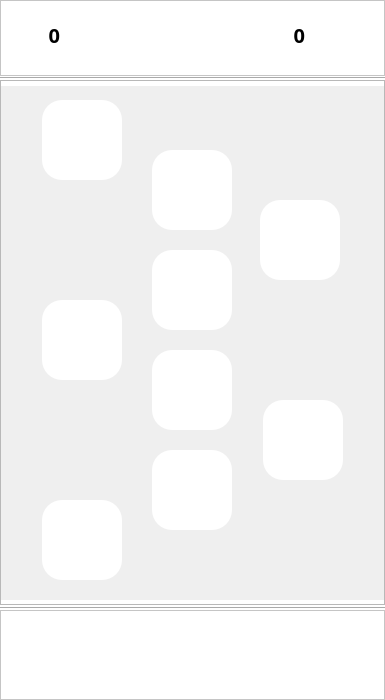
<?xml version="1.0" encoding="UTF-8"?>
<ui version="4.0">
 <class>MainWindow</class>
 <widget class="QMainWindow" name="MainWindow">
  <property name="geometry">
   <rect>
    <x>0</x>
    <y>0</y>
    <width>385</width>
    <height>700</height>
   </rect>
  </property>
  <property name="maximumSize">
   <size>
    <width>385</width>
    <height>700</height>
   </size>
  </property>
  <property name="windowTitle">
   <string>MainWindow</string>
  </property>
  <widget class="QWidget" name="centralwidget">
   <widget class="Line" name="line">
    <property name="geometry">
     <rect>
      <x>0</x>
      <y>600</y>
      <width>385</width>
      <height>16</height>
     </rect>
    </property>
    <property name="styleSheet">
     <string notr="true">background-color: rgb(255, 255, 255);</string>
    </property>
    <property name="orientation">
     <enum>Qt::Horizontal</enum>
    </property>
   </widget>
   <widget class="Line" name="line_2">
    <property name="geometry">
     <rect>
      <x>0</x>
      <y>70</y>
      <width>385</width>
      <height>16</height>
     </rect>
    </property>
    <property name="styleSheet">
     <string notr="true">background-color: rgb(255, 255, 255);</string>
    </property>
    <property name="orientation">
     <enum>Qt::Horizontal</enum>
    </property>
   </widget>
   <widget class="QFrame" name="frame">
    <property name="geometry">
     <rect>
      <x>0</x>
      <y>0</y>
      <width>385</width>
      <height>76</height>
     </rect>
    </property>
    <property name="styleSheet">
     <string notr="true">background-color: rgb(255, 255, 255);</string>
    </property>
    <property name="frameShape">
     <enum>QFrame::StyledPanel</enum>
    </property>
    <property name="frameShadow">
     <enum>QFrame::Raised</enum>
    </property>
    <widget class="QLabel" name="ico_rating">
     <property name="geometry">
      <rect>
       <x>315</x>
       <y>10</y>
       <width>50</width>
       <height>50</height>
      </rect>
     </property>
     <property name="styleSheet">
      <string notr="true">image: url(:/resources/C:/Users/Фёдор/PycharmProjects/Bushe/MyIcons/фон+шрифты+верх.панель/рейтинг.ico);</string>
     </property>
     <property name="frameShape">
      <enum>QFrame::NoFrame</enum>
     </property>
     <property name="text">
      <string/>
     </property>
    </widget>
    <widget class="QLabel" name="place_rating">
     <property name="geometry">
      <rect>
       <x>255</x>
       <y>10</y>
       <width>50</width>
       <height>50</height>
      </rect>
     </property>
     <property name="font">
      <font>
       <family>Aristotelica Pro Tx Extlt</family>
       <pointsize>15</pointsize>
       <weight>75</weight>
       <bold>true</bold>
      </font>
     </property>
     <property name="frameShape">
      <enum>QFrame::NoFrame</enum>
     </property>
     <property name="text">
      <string>0</string>
     </property>
     <property name="alignment">
      <set>Qt::AlignRight|Qt::AlignTrailing|Qt::AlignVCenter</set>
     </property>
    </widget>
    <widget class="QLabel" name="count_days">
     <property name="geometry">
      <rect>
       <x>10</x>
       <y>10</y>
       <width>50</width>
       <height>50</height>
      </rect>
     </property>
     <property name="font">
      <font>
       <family>Aristotelica Pro Tx Extlt</family>
       <pointsize>15</pointsize>
       <weight>75</weight>
       <bold>true</bold>
      </font>
     </property>
     <property name="frameShape">
      <enum>QFrame::NoFrame</enum>
     </property>
     <property name="text">
      <string>0</string>
     </property>
     <property name="alignment">
      <set>Qt::AlignRight|Qt::AlignTrailing|Qt::AlignVCenter</set>
     </property>
    </widget>
    <widget class="QLabel" name="ico_days">
     <property name="geometry">
      <rect>
       <x>60</x>
       <y>10</y>
       <width>50</width>
       <height>50</height>
      </rect>
     </property>
     <property name="autoFillBackground">
      <bool>false</bool>
     </property>
     <property name="styleSheet">
      <string notr="true">image: url(:/resources/C:/Users/Фёдор/PycharmProjects/Bushe/MyIcons/фон+шрифты+верх.панель/огонёк.ico);</string>
     </property>
     <property name="frameShape">
      <enum>QFrame::NoFrame</enum>
     </property>
     <property name="text">
      <string/>
     </property>
    </widget>
   </widget>
   <widget class="QFrame" name="frame_2">
    <property name="geometry">
     <rect>
      <x>0</x>
      <y>610</y>
      <width>385</width>
      <height>90</height>
     </rect>
    </property>
    <property name="styleSheet">
     <string notr="true">background-color: rgb(255, 255, 255);</string>
    </property>
    <property name="frameShape">
     <enum>QFrame::StyledPanel</enum>
    </property>
    <property name="frameShadow">
     <enum>QFrame::Raised</enum>
    </property>
    <widget class="QPushButton" name="btn_book">
     <property name="geometry">
      <rect>
       <x>230</x>
       <y>10</y>
       <width>70</width>
       <height>70</height>
      </rect>
     </property>
     <property name="styleSheet">
      <string notr="true">QPushButton {
	image: url(:/bottom/C:/Users/Фёдор/PycharmProjects/Bushe/MyIcons/нижняя панель/н.п. 4.1.ico);
    color: black;
    border-radius: 35px;
}</string>
     </property>
     <property name="text">
      <string/>
     </property>
    </widget>
    <widget class="QPushButton" name="btn_home">
     <property name="geometry">
      <rect>
       <x>5</x>
       <y>10</y>
       <width>70</width>
       <height>70</height>
      </rect>
     </property>
     <property name="styleSheet">
      <string notr="true">QPushButton {
	
	image: url(:/bottom/C:/Users/Фёдор/PycharmProjects/Bushe/MyIcons/нижняя панель/н.п. 1.2.ico);
    color: black;
    border-radius: 35px;
}</string>
     </property>
     <property name="text">
      <string/>
     </property>
    </widget>
    <widget class="QPushButton" name="btn_settings">
     <property name="geometry">
      <rect>
       <x>305</x>
       <y>10</y>
       <width>70</width>
       <height>70</height>
      </rect>
     </property>
     <property name="styleSheet">
      <string notr="true">QPushButton {
	
	image: url(:/bottom/C:/Users/Фёдор/PycharmProjects/Bushe/MyIcons/нижняя панель/н.п. 5.1.ico);
    color: black;
    border-radius: 35px;
}</string>
     </property>
     <property name="text">
      <string/>
     </property>
    </widget>
    <widget class="QPushButton" name="btn_recall">
     <property name="geometry">
      <rect>
       <x>155</x>
       <y>10</y>
       <width>70</width>
       <height>70</height>
      </rect>
     </property>
     <property name="styleSheet">
      <string notr="true">QPushButton {
	image: url(:/bottom/C:/Users/Фёдор/PycharmProjects/Bushe/MyIcons/нижняя панель/н.п. 3.1.ico);
    color: black;
    border-radius: 35px;
}</string>
     </property>
     <property name="text">
      <string/>
     </property>
    </widget>
    <widget class="QPushButton" name="btn_rating">
     <property name="geometry">
      <rect>
       <x>80</x>
       <y>10</y>
       <width>70</width>
       <height>70</height>
      </rect>
     </property>
     <property name="styleSheet">
      <string notr="true">QPushButton {
	
	image: url(:/bottom/C:/Users/Фёдор/PycharmProjects/Bushe/MyIcons/нижняя панель/н.п. 2.1.ico);
    color: black;
    border-radius: 35px;
}</string>
     </property>
     <property name="text">
      <string/>
     </property>
    </widget>
   </widget>
   <widget class="QFrame" name="frame_3">
    <property name="geometry">
     <rect>
      <x>0</x>
      <y>80</y>
      <width>385</width>
      <height>525</height>
     </rect>
    </property>
    <property name="styleSheet">
     <string notr="true">background-image: url(:/resources/C:/Users/Фёдор/PycharmProjects/Bushe/MyIcons/фон+шрифты+верх.панель/фон.png);</string>
    </property>
    <property name="frameShape">
     <enum>QFrame::StyledPanel</enum>
    </property>
    <property name="frameShadow">
     <enum>QFrame::Raised</enum>
    </property>
    <widget class="QPushButton" name="btn_lvl_7">
     <property name="geometry">
      <rect>
       <x>260</x>
       <y>120</y>
       <width>80</width>
       <height>80</height>
      </rect>
     </property>
     <property name="styleSheet">
      <string notr="true">QPushButton {
    background-color: white;
    color: black;
    border-radius: 20px;
	image: url(:/mainmenu/C:/Users/Фёдор/PycharmProjects/Bushe/MyIcons/2. главное меню/иконка 7.1.ico);
}</string>
     </property>
     <property name="text">
      <string/>
     </property>
     <attribute name="buttonGroup">
      <string notr="true">buttonGroup</string>
     </attribute>
    </widget>
    <widget class="QPushButton" name="btn_lvl_2">
     <property name="geometry">
      <rect>
       <x>152</x>
       <y>370</y>
       <width>80</width>
       <height>80</height>
      </rect>
     </property>
     <property name="styleSheet">
      <string notr="true">QPushButton {
	image: url(:/mainmenu/C:/Users/Фёдор/PycharmProjects/Bushe/MyIcons/2. главное меню/иконка 2.1.ico);
    background-color: white;
    color: black;
    border-radius: 20px;
}</string>
     </property>
     <property name="text">
      <string/>
     </property>
     <attribute name="buttonGroup">
      <string notr="true">buttonGroup</string>
     </attribute>
    </widget>
    <widget class="QPushButton" name="btn_lvl_6">
     <property name="geometry">
      <rect>
       <x>152</x>
       <y>170</y>
       <width>80</width>
       <height>80</height>
      </rect>
     </property>
     <property name="styleSheet">
      <string notr="true">QPushButton {
    background-color: white;
    color: black;
    border-radius: 20px;
	image: url(:/mainmenu/C:/Users/Фёдор/PycharmProjects/Bushe/MyIcons/2. главное меню/иконка 6.1.ico);
}</string>
     </property>
     <property name="text">
      <string/>
     </property>
     <attribute name="buttonGroup">
      <string notr="true">buttonGroup</string>
     </attribute>
    </widget>
    <widget class="QPushButton" name="btn_lvl_8">
     <property name="geometry">
      <rect>
       <x>152</x>
       <y>70</y>
       <width>80</width>
       <height>80</height>
      </rect>
     </property>
     <property name="styleSheet">
      <string notr="true">QPushButton {
    background-color: white;
    color: black;
    border-radius: 20px;
	image: url(:/mainmenu/C:/Users/Фёдор/PycharmProjects/Bushe/MyIcons/2. главное меню/иконка 8.1.ico);
}</string>
     </property>
     <property name="text">
      <string/>
     </property>
     <attribute name="buttonGroup">
      <string notr="true">buttonGroup</string>
     </attribute>
    </widget>
    <widget class="QPushButton" name="btn_lvl_4">
     <property name="geometry">
      <rect>
       <x>152</x>
       <y>270</y>
       <width>80</width>
       <height>80</height>
      </rect>
     </property>
     <property name="styleSheet">
      <string notr="true">QPushButton {
	image: url(:/mainmenu/C:/Users/Фёдор/PycharmProjects/Bushe/MyIcons/2. главное меню/иконка 4.1.ico);
    background-color: white;
    color: black;
    border-radius: 20px;
}</string>
     </property>
     <property name="text">
      <string/>
     </property>
     <attribute name="buttonGroup">
      <string notr="true">buttonGroup</string>
     </attribute>
    </widget>
    <widget class="QPushButton" name="btn_lvl_1">
     <property name="geometry">
      <rect>
       <x>42</x>
       <y>420</y>
       <width>80</width>
       <height>80</height>
      </rect>
     </property>
     <property name="styleSheet">
      <string notr="true">QPushButton {
	image: url(:/mainmenu/C:/Users/Фёдор/PycharmProjects/Bushe/MyIcons/2. главное меню/иконка 1.3.ico);
    background-color: white;
    color: black;
    border-radius: 20px;
}</string>
     </property>
     <property name="text">
      <string/>
     </property>
     <attribute name="buttonGroup">
      <string notr="true">buttonGroup</string>
     </attribute>
    </widget>
    <widget class="QPushButton" name="btn_lvl_5">
     <property name="geometry">
      <rect>
       <x>42</x>
       <y>220</y>
       <width>80</width>
       <height>80</height>
      </rect>
     </property>
     <property name="styleSheet">
      <string notr="true">QPushButton {
    background-color: white;
    color: black;
    border-radius: 20px;
	image: url(:/mainmenu/C:/Users/Фёдор/PycharmProjects/Bushe/MyIcons/2. главное меню/иконка 5.1.ico);
}</string>
     </property>
     <property name="text">
      <string/>
     </property>
     <attribute name="buttonGroup">
      <string notr="true">buttonGroup</string>
     </attribute>
    </widget>
    <widget class="QPushButton" name="btn_lvl_9">
     <property name="geometry">
      <rect>
       <x>42</x>
       <y>20</y>
       <width>80</width>
       <height>80</height>
      </rect>
     </property>
     <property name="styleSheet">
      <string notr="true">QPushButton {
	image: url(:/mainmenu/C:/Users/Фёдор/PycharmProjects/Bushe/MyIcons/2. главное меню/иконка 2.1.ico);
    background-color: white;
    color: black;
    border-radius: 20px;
}</string>
     </property>
     <property name="text">
      <string/>
     </property>
     <attribute name="buttonGroup">
      <string notr="true">buttonGroup</string>
     </attribute>
    </widget>
    <widget class="QPushButton" name="btn_lvl_3">
     <property name="geometry">
      <rect>
       <x>263</x>
       <y>320</y>
       <width>80</width>
       <height>80</height>
      </rect>
     </property>
     <property name="styleSheet">
      <string notr="true">QPushButton {
	image: url(:/mainmenu/C:/Users/Фёдор/PycharmProjects/Bushe/MyIcons/2. главное меню/иконка 3.1.ico);
    background-color: white;
    color: black;
    border-radius: 20px;
}</string>
     </property>
     <property name="text">
      <string/>
     </property>
     <attribute name="buttonGroup">
      <string notr="true">buttonGroup</string>
     </attribute>
    </widget>
   </widget>
  </widget>
 </widget>
 <resources>
  <include location="../MyIcons/resources.qrc"/>
 </resources>
 <connections/>
 <buttongroups>
  <buttongroup name="buttonGroup"/>
 </buttongroups>
</ui>
